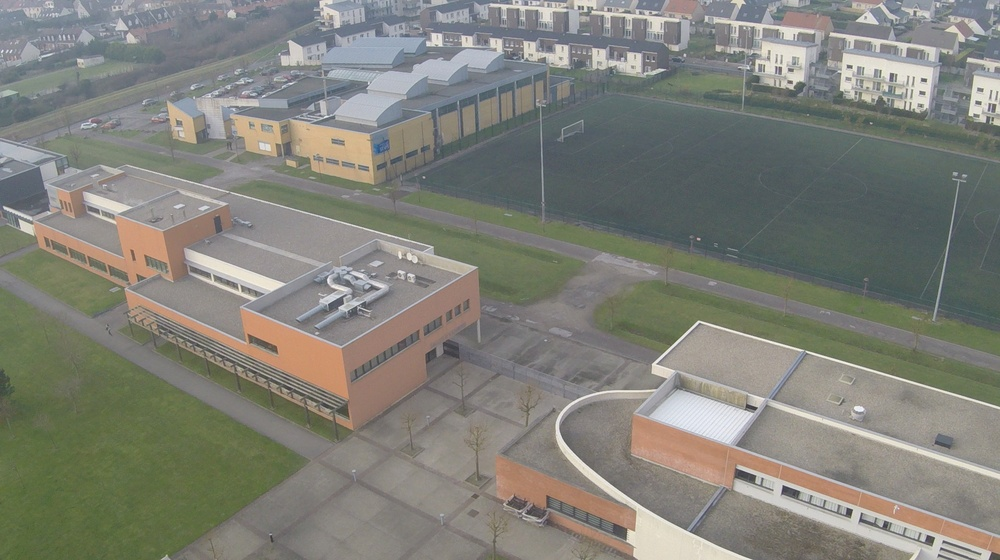
%> input picture Traitement des Images/TDs/TD2/ULCO.JPG, 1000 x 560 px, shrunk from 2016 x 1128 before the run
$ octave Exo4.m   (GNU Octave 9; MATLAB toolbox functions it lacks are replaced by stand-ins)
%> lines starting %> are read from the running program, lines starting %| are printed output that depends on the picture
I = imread('ULCO.jpg');
%> I is the input picture: size 560x1000x3 uint8; mean R, G, B 128.8, 129.3, 120.9
%imshow(I)

I_bruit = imnoise(I,'salt & pepper',0.05);
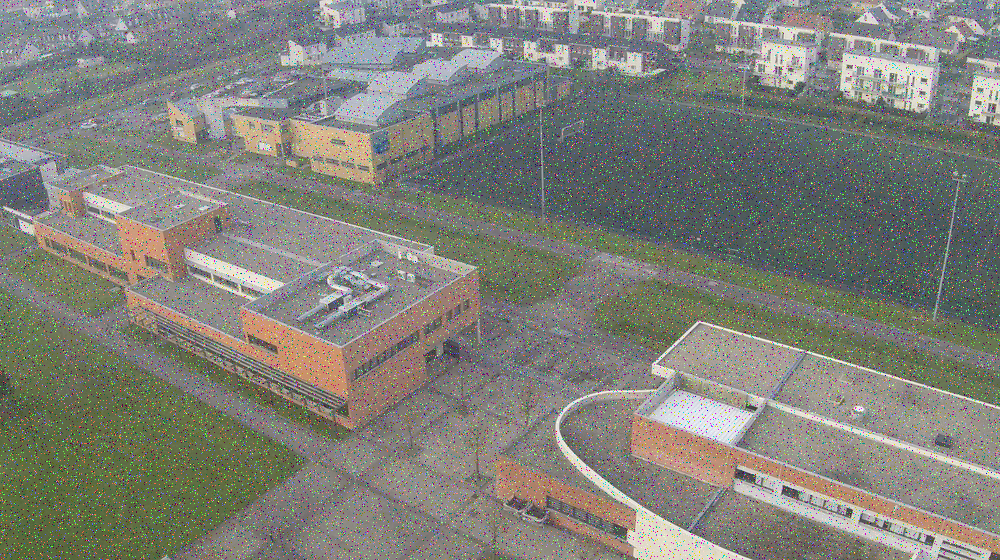
%> I_bruit: size 560x1000x3 uint8; mean R, G, B 128.7, 129.2, 121.2
%imshow(I_bruit);

% Appliquer un filtre moyenneur de taille 9
H_moyenne = fspecial('average', 9); % filtre moyenneur
figure; title('Filtre Moyenneur');
J = imfilter(I_bruit, H_moyenne); % Appliquer le filtre
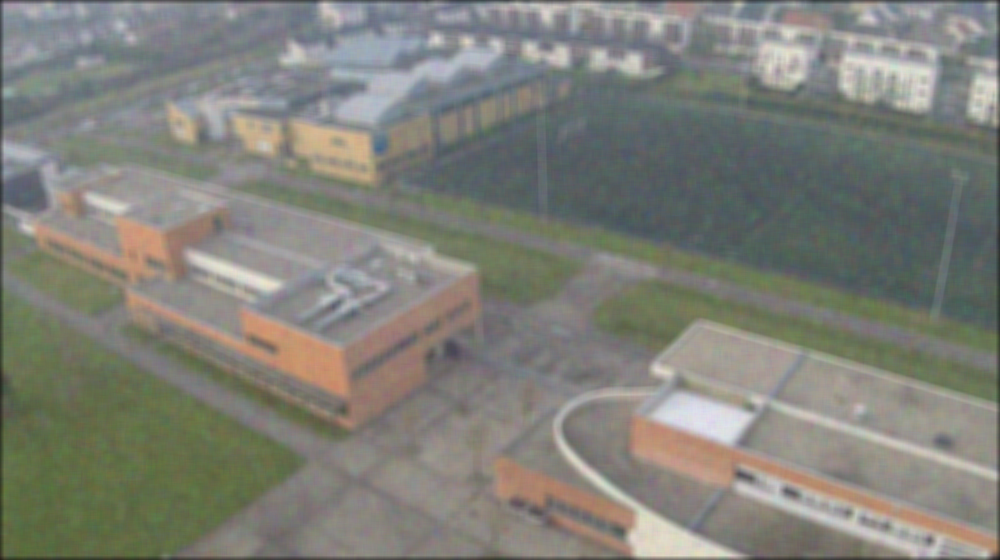
%> J: size 560x1000x3 uint8; mean R, G, B 127.9, 128.3, 120.4

% Afficher l'image originale, l'image bruitée et l'image filtrée
subplot(1, 3, 1), imshow(I), title('Image originale');
subplot(1, 3, 2), imshow(I_bruit), title('Image bruitée');
subplot(1, 3, 3), imshow(J, []), title('Image filtrée');


%%%%%%%%% Filtre Gaussien --------------------------------------------------
% Appliquer un filtre gaussien de taille 3x3 et écart-type 1
H_gaussian = fspecial('gaussian', [3 3], 1); % Filtre gaussien
figure; title('Filtre Gaussienne');
J_gaussian = imfilter(I_bruit, H_gaussian); % Appliquer le filtre gaussien

% Afficher l'image originale, l'image bruitée et l'image filtrée
subplot(1, 3, 1), imshow(I), title('Image originale');
subplot(1, 3, 2), imshow(I_bruit), title('Image bruitée');
subplot(1, 3, 3), imshow(J_gaussian, []), title('Image filtrée avec filtre gaussien');


%%%%%%%%% Filtre Mediane--------------------------------------------------
% Appliquer un filtre médian de taille 3x3
I_gray = rgb2gray(I); % Convertir l'image origine en niveaux de gris
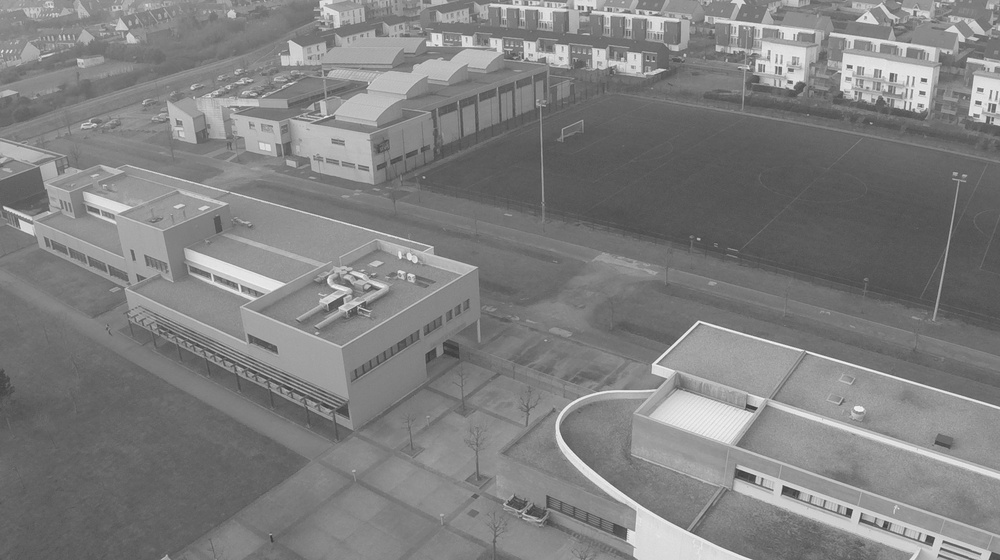
%> I_gray: size 560x1000 uint8; min 56, max 251, mean 128.2
I_bruit_gray = rgb2gray(I_bruit); % Convertir l'image bruitée en niveaux de gris

figure; title('Filtre Mediane');
J_m = medfilt2(I_bruit_gray, [3 3]); % Appliquer le filtre médian sur l'image bruitée

% Afficher l'image originale, l'image bruitée et l'image filtrée
subplot(1, 3, 1), imshow(I_gray), title('Image originale');
subplot(1, 3, 2), imshow(I_bruit_gray), title('Image bruitée');
subplot(1, 3, 3), imshow(J_m, []), title('Image filtrée');


%Filtre moyenne : En utilisant un filtre de moyenne de taille variable, vous pouvez observer
% l'impact sur la suppression du bruit. Cependant, ce filtre aura tendance à flouter l'image,
% surtout si la taille de la fenêtre est grande. Il peut ne pas être assez efficace pour éliminer
% les points noirs et blancs du bruit "sel et poivre", tout en réduisant les détails de l'image.

%Filtre gaussien : Ce filtre est plus performant que le filtre moyen pour conserver les détails
% tout en lissant les zones bruitées. Cependant, il peut aussi flouter les bords de l'image et
% n'est pas toujours aussi efficace qu'un filtre médian pour le bruit "sel et poivre".

% Le filtre médian est généralement plus efficace pour supprimer le bruit "sel et poivre"
% que les filtres précédents. En ajustant la taille de la fenêtre, vous pouvez trouver un bon
% compromis entre suppression du bruit et conservation des détails.


% Conclusion :
% Filtres de moyenne et gaussiens : Moins efficaces pour le bruit "sel et poivre",
% ils peuvent flouter les détails de l'image et ne suppriment pas toujours complètement le bruit.

% Filtre médian : Le meilleur choix pour le bruit "sel et poivre", surtout avec des tailles
% de fenêtres adaptées. Il conserve mieux les détails et élimine le bruit de manière plus ciblée.
